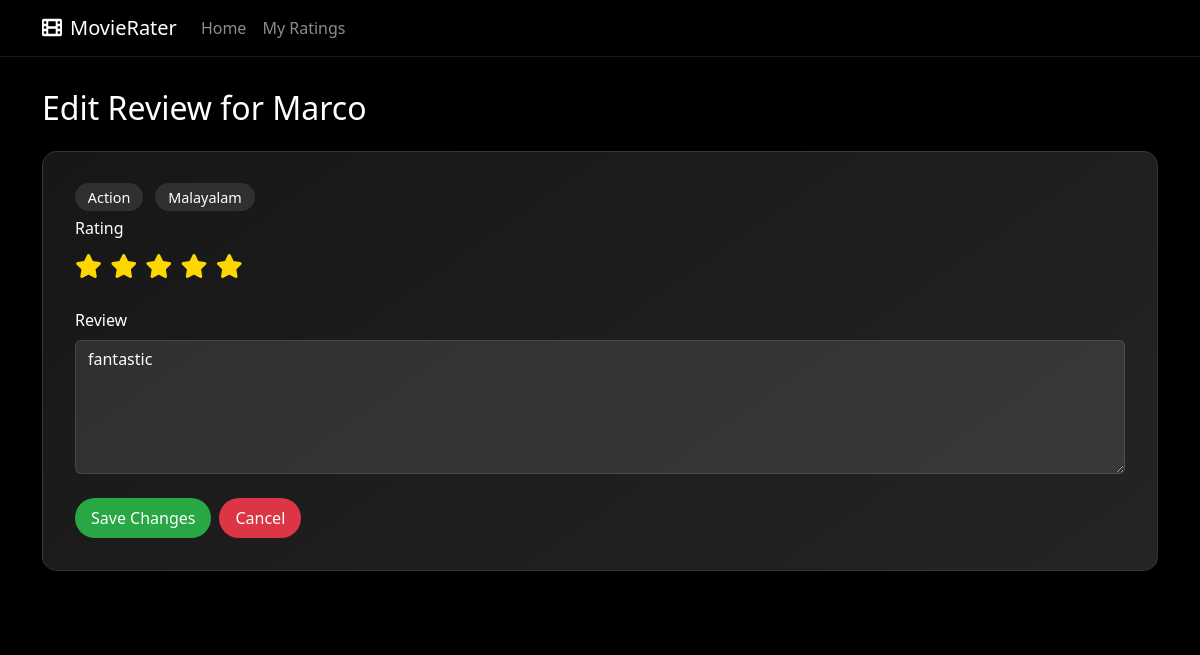
The page /Editreview/2/2/ (signed in) on the database its author committed.
### MR/models.py (models this page shows, shortened)
class MovieRating(models.Model):
    user = models.ForeignKey(
        User,
        on_delete=models.CASCADE,
        related_name='movie_ratings'
    )
    movie = models.ForeignKey(
        Movie,
        on_delete=models.CASCADE,
        related_name='ratings'
    )
    rating = models.FloatField(
        validators=[
            MinValueValidator(1.0),
            MaxValueValidator(5.0)
        ],
        help_text="Rating from 1.0 to 5.0 stars"
    )
    review = models.TextField(
        blank=True,
        help_text="Optional review text"
    )
    created_at = models.DateTimeField(auto_now_add=True,null=True)
    updated_at = models.DateTimeField(auto_now=True,null=True)

class Movie(models.Model):
    class MovieGenre(models.TextChoices):
        ACTION = 'Action'
        ADVENTURE = 'Adventure'
        ANIMATION = 'Animation'
        COMEDY = 'Comedy'
        DOCUMENTARY = 'Documentary'
        DRAMA = 'Drama'
        FANTASY = 'Fantasy'
        HORROR = 'Horror'
        MYSTERY = 'Mystery'
        ROMANCE = 'Romance'
        SCIENCE_FICTION = 'Science Fiction'
        THRILLER = 'Thriller'
        WAR = 'War'
        WESTERN = 'Western'
    class MovieLanguage(models.TextChoices):
        ENGLISH = 'English'
        HINDI = 'Hindi'
        TAMIL = 'Tamil'
        TELUGU = 'Telugu'
        KANNADA = 'Kannada'
        MARATHI = 'Marathi'
        BENGALI = 'Bengali'
        GUJARATI = 'Gujarati'
        PUNJABI = 'Punjabi'
        URDU = 'Urdu'
        MALAYALAM = 'Malayalam'
        OTHERS = 'Others'
    title = models.CharField(
        max_length=200,
        help_text="The title of the movie"
    )
    release_date = models.DateField(
        help_text="Release date of the movie")
    language = models.CharField(
        max_length=50,
        choices=MovieLanguage.choices,
        help_text="Primary language of the movie"
    )
    genre = models.CharField(
        max_length=50,
        choices=MovieGenre.choices,
        help_text="Primary genre of the movie"
    )
    director = models.CharField(
        max_length=200,
        help_text="Name of the movie director"
    )

### MR/views.py (the view, shortened to what this page needs)
# urls.py: path('Editreview/<int:pk>/<int:movie_pk>/', Editreview.as_view(), name='Editreview'),
class Editreview(View):
    def get(self, request, pk, movie_pk):
        user = User.objects.get(id=pk)
        r=MovieRating.objects.get(user=request.user, movie=movie_pk)
        if request.user.id == pk and r.user.id == pk:
            review = MovieRating.objects.get(user=request.user, movie=movie_pk)
            form = ReviewForm(instance=review)
            return render(request, 'editreview.html', {'form': form, 'review': review, 'user': user})
        else:
            return redirect('LogoutView')

### MR/forms.py
class ReviewForm(forms.ModelForm):
    class Meta:
        model = MovieRating
        fields = ['review','rating']

### MR/templates/editreview.html (shortened to what this page needs)
{% load static %}
<!DOCTYPE html>
<html lang="en">
<head>
    <link href="https://cdn.jsdelivr.net/npm/bootstrap@5.3.0/dist/css/bootstrap.min.css" rel="stylesheet">
    <link href="https://cdnjs.cloudflare.com/ajax/libs/font-awesome/6.0.0/css/all.min.css" rel="stylesheet">
</head>
<body>
    <nav class="navbar navbar-expand-lg navbar-dark">
        <div class="container">
            <a class="navbar-brand" href="{% url 'HomeView' pk=user.id %}">
                <i class="fas fa-film me-2"></i>MovieRater
            </a>
            <div class="collapse navbar-collapse" id="navbarNav">
                <ul class="navbar-nav me-auto">
                    <li class="nav-item">
                        <a class="nav-link" href="{% url 'HomeView' pk=user.id %}">Home</a>
                    </li>
                    <li class="nav-item">
                        <a class="nav-link" href="{% url 'myratings' pk=user.id %}">My Ratings</a>
                    </li>
                </ul>
            </div>
        </div>
    </nav>
    <section class="edit-section">
        <div class="container">
            <h2 class="mb-4">Edit Review for {{ review.movie.title }}</h2>
            <div class="edit-card">
                <div class="mb-2">
                    <span class="genre-badge">{{ review.movie.genre }}</span>
                    <span class="genre-badge">{{ review.movie.language }}</span>
                </div>
                <form method="POST" action="{% url 'editreview' pk=user.id movie_pk=review.movie.id %}">
                    <div class="mb-4">
                        <label class="form-label">Rating</label>
                        <div class="rating-input">
                            {% for i in "54321"|make_list %}
                                <label for="rating-{{ forloop.counter }}" class="rating-stars me-1">
                                    <i class="far fa-star"></i>
                                </label>
                            {% endfor %}
                        </div>
                    </div>
                    <div class="mb-4">
                        <label for="review-text" class="form-label">Review</label>
                        <textarea class="form-control" id="review-text" name="review" rows="5">{{ review.review }}</textarea>
                    </div>
                    <div class="d-flex gap-2">
                        <button type="submit" class="btn btn-save">Save Changes</button>
                        <a href="{% url 'myratings' pk=user.id %}" class="btn btn-cancel">Cancel</a>
                    </div>
                </form>
            </div>
        </div>
    </section>
</body>
</html>

### MR/templates/editreview.html (style rules this page uses)
body { background-color: #000000; color: #ffffff; font-family: 'Segoe UI', Tahoma, Geneva, Verdana, sans-serif; min-height: 100vh; }
.navbar { background-color: rgba(0, 0, 0, 0.95) !important; backdrop-filter: blur(10px); border-bottom: 1px solid rgba(255, 255, 255, 0.1); }
.edit-section { padding: 2rem 0; background: linear-gradient(rgba(0, 0, 0, 0.8), rgba(0, 0, 0, 0.9)); }
.edit-card { background: linear-gradient(145deg, rgba(25, 25, 25, 0.9), rgba(40, 40, 40, 0.9)); border-radius: 15px; backdrop-filter: blur(10px); border: 1px solid rgba(255, 255, 255, 0.1); padding: 2rem; margin-bottom: 1.5rem; }
.form-control { background-color: rgba(255, 255, 255, 0.1); border: 1px solid rgba(255, 255, 255, 0.2); color: white; }
.rating-stars { color: #ffd700; font-size: 1.5rem; cursor: pointer; }
.genre-badge { background-color: rgba(255, 255, 255, 0.1); color: #fff; padding: 0.3rem 0.8rem; border-radius: 20px; font-size: 0.9rem; margin-right: 0.5rem; }
.btn-save { background-color: #28a745; border: none; color: #fff; padding: 0.5rem 1rem; border-radius: 20px; transition: all 0.3s ease; }
.btn-cancel { background-color: #dc3545; border: none; color: #fff; padding: 0.5rem 1rem; border-radius: 20px; transition: all 0.3s ease; }

### rows shown on the page
MovieRating: movie "Marco", movie.genre "Action", movie.language "Malayalam", review "fantastic"
